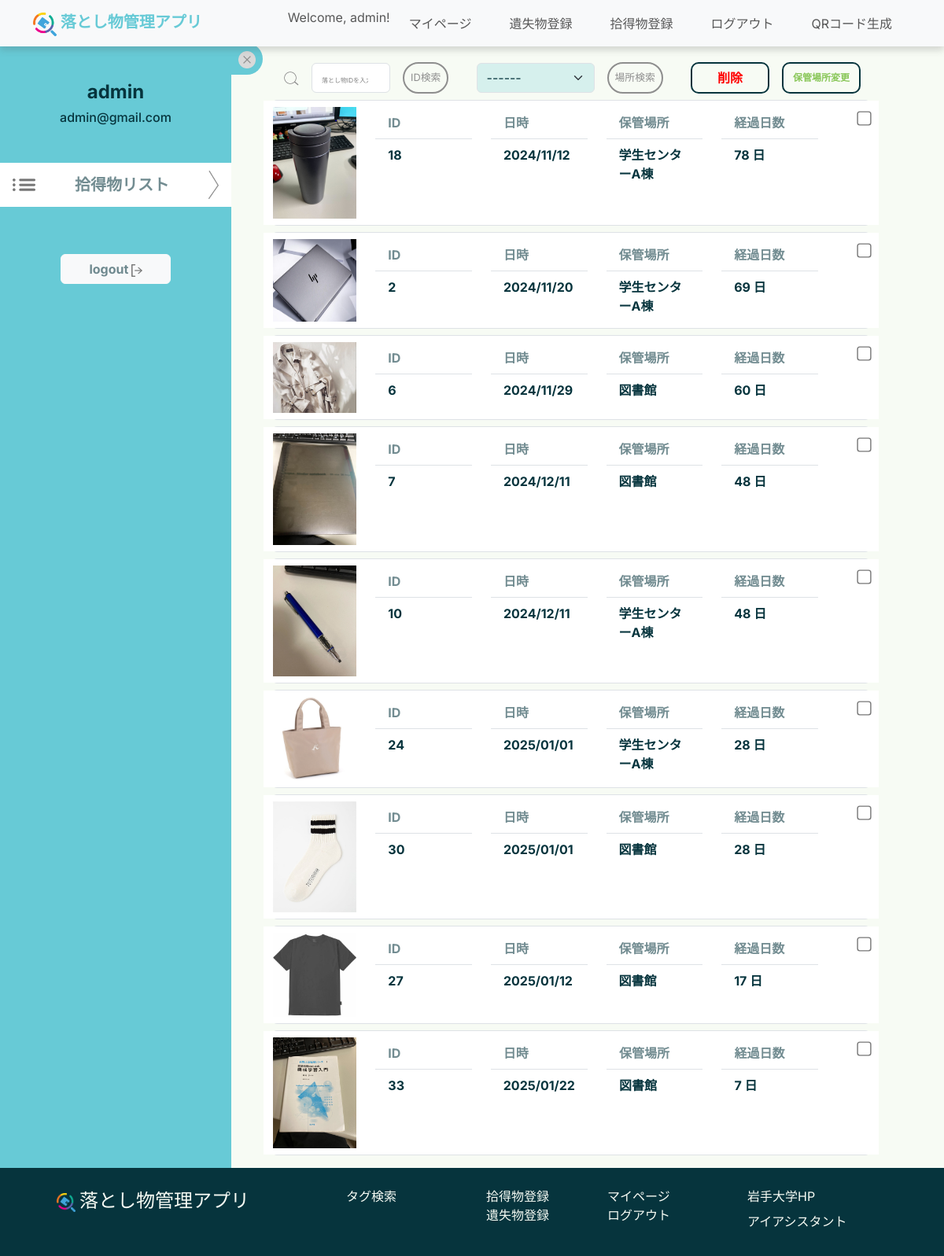
The page /mypage/administrator (signed in) on the database its author committed.
### top/models.py (models this page shows, shortened)
class ItemImage(models.Model):
    id = models.AutoField(primary_key=True)
    item = models.ForeignKey(Item, on_delete=models.CASCADE, verbose_name="Item")
    image_path = models.ImageField(upload_to='item_images/', max_length=255, blank=True, null=True,
                                   verbose_name='Item Images')
    uploaded_at = models.DateTimeField(auto_now_add=True, null=True, blank=True)

class Item(models.Model):
    item_id = models.AutoField(primary_key=True)
    item_name = models.ForeignKey(ItemsNameTag, on_delete=models.CASCADE, verbose_name="Item Name")
    PorD_location = models.ForeignKey(PickedOrDroppedLocationsTag, on_delete=models.CASCADE,
                                      verbose_name="Picked or Dropped Location")
    storage_location = models.ForeignKey(StorageLocationsTag, on_delete=models.CASCADE, verbose_name="Storage Location", null=True)
    item_type = models.IntegerField(verbose_name="Item Type", help_text="0: Found, 1: Lost")
    status = models.SmallIntegerField(verbose_name="Status", help_text="0: Pending, 1: In Progress, 2: Resolved")
    created_at = models.DateTimeField() # 時間を自動的に更新しない
    updated_at = models.DateTimeField(auto_now=True, null=True, blank=True)
    contact_email = models.EmailField(max_length=100, null=True, blank=True)
    contact_phone = models.CharField(max_length=20, null=True, blank=True)
    description = models.TextField(null=True, blank=True)

class StorageLocationsTag(models.Model):
    storage_location_id = models.AutoField(primary_key=True)
    storage_location_name = models.CharField(max_length=100, verbose_name="Storage Location Name",
                                             help_text="Name of the place to store lost items, e.g., administrative office, library, etc.")
    description = models.TextField(null=True, blank=True)
    def __str__(self):
        return self.storage_location_name

### mypage/views.py (the view, shortened to what this page needs)
# urls.py: path("administrator", views.admin_mypage, name="admin_mypage"),
def admin_mypage(request): # 未完成
    founditemimages = ItemImage.objects.select_related("item").order_by("item__created_at")
    founditemimages = founditemimages.filter(item__status=0) # status = 0の物品だけ表示
    storage_tags = StorageLocationsTag.objects.all()
    return render(request, "administrator.html", {"founditemimages": founditemimages, "storagetags": storage_tags})

### mypage/templates/administrator.html (shortened to what this page needs)
{% extends "base.html" %}
{% load static %}
{% block content %}
<form method="POST">
    <body>
        <div class="container-fluid row" style="display: flex; width: 100%">
            <div class="col-xl-3 col-sm-12 text-center" id="sidebar" style="background-color: #67CAD6">
                <h4 class="fw-bold mt-5">{{ user.username }}</h4>
                <h6 class="mb-5">{{ user.email }}</h6>
                <div class="list row d-flex justify-content-center align-items-center mt-5" style="color: #06343D90; background-color: #FFFFFF; margin-bottom:60px;">
                    <img src="{% static 'imgs\icons\LIST.png' %}" class="col-1" style="width: auto; height: 1em"></img>
                    <h4 class="my-3 col-8 fw-bold" style="font-size: 20px;">拾得物リスト</h4>
                    <img src="{% static 'imgs\icons\SCROLL ARROW side.png' %}" id="list-arrow" class="col-1" style="width: auto; height: auto"></img>
                </div>
                <a class="navbar-brand" href="{% url 'lostitem:logout' %}">
                    <button type="button" class="btn btn-light fw-bold logout mb-5" style="color: #06343D90; width: 140px">
                        logout
                        <img src="{% static 'imgs\icons\logout.png' %}" style="width:auto; height:1em">
                    </button>
                </a>
            </div>
            <button id="toggle-btn" class="btn btn-info btn-sm side-btn fw-bold">
                <img src="{% static 'imgs/icons/Component 3.png' %}" id="pls-btn" style="width: 22px; height: 22px;">
            </button>
            <div class="col-xl-8 col-sm-12 my-2" id="main-content">
                <div class="container-fluid">
                <div class="d-flex flex-column flex-md-row justify-content-between my-3 mb-3 mb-md-0 gap-3 ">
                    <div class="d-flex justify-content-center align-items-center">
                        <img src="{% static 'imgs\icons\SEARCH I.png' %}" class="me-3" width="22" height="22">
                        <input type="number" id="searchBox" name="IDsearch" class="form-control me-3" placeholder="落とし物IDを入力" style="width: 100px;" onkeyup="searchButtons()">
                        <button type="submit" class="top-seach-btn p-2" name="action" value="search" style="white-space: nowrap; ;">ID検索</button>
                    </div>
                    <div class="d-flex justify-content-center align-items-center">
                        <select id="location" style="width: 150px; background-color: #53C3D233; color: #06343D;" name="search_location" class="form-select me-3">
                            <option value="">------</option>
                        </select>
                        <button type="submit" class="top-seach-btn p-2" name="action" value="search_location" style="white-space: nowrap;">場所検索</button>
                    </div>
                    <div class="d-flex justify-content-center align-items-start">
                        <button type="button" class="btn btn-outline-secondary custom-red fw-bold me-3"
                                style="width: 100px; height: 40px; color: #ff0000; border-color: #06343D; border-width: 2px; border-radius: 10px;"
                                data-bs-toggle="modal" data-bs-target="#deleteModal">
                            削除
                        </button>
                        <button type="button" data-bs-toggle="modal" data-bs-target="#MovingMdl" class="btn btn-outline-secondary custom-green fw-bold"
                                style="width: 100px; height: 40px; color: #8ac75a; border-color: #06343D; border-width: 2px; border-radius: 10px; font-size: 12px;">
                            保管場所変更
                        </button>
                    </div>
                </div>
                </div>
                {% if founditemimages %}
                    <div id="content-desktop" style="display:none;">
                        {% for image in founditemimages %}
                            <div class="border my-2 rounded">
                                <div class="row" style="background-color: #FFFFFF;">
                                    <img src="{{ image.image_path.url }}" class="col-2 my-2">
                                    <div class="col my-2">
                                        <ul class="list-group list-group-flush no-underline">
                                            <li class="list-group-item fw-bold" style="color: #06343D90">ID</li>
                                            <li class="list-group-item fw-bold" style="color: #06343D">{{ image.item.item_id }}</li>
                                        </ul>
                                    </div>
                                    <div class="col my-2">
                                        <ul class="list-group list-group-flush no-underline">
                                            <li class="list-group-item fw-bold" style="color: #06343D90">日時</li>
                                            <li class="list-group-item fw-bold" style="color: #06343D">{{ image.item.created_at|date:"Y/m/d" }}</li>
                                        </ul>
                                    </div>
                                    <div class="col my-2">
                                        <ul class="list-group list-group-flush no-underline">
                                            <li class="list-group-item fw-bold" style="color: #06343D90">保管場所</li>
                                            <li class="list-group-item fw-bold" style="color: #06343D">{{ image.item.storage_location }}</li>
                                        </ul>
                                    </div>
                                    <div class="col my-2">
                                        <ul class="list-group list-group-flush no-underline">
                                            <li class="list-group-item fw-bold" style="color: #06343D90">経過日数</li>
                                            <li class="list-group-item fw-bold" style="color: #06343D">
                                                <span class="elapsed-days" data-created-at="{{ image.item.created_at|date:"Y-m-d H:i:s" }}"></span>
                                            </li>
                                        </ul>
                                    </div>
                                    <div class="d-flex align-items-start justify-content-end col-1 mt-3">
                                        <input type="checkbox" class="large-checkbox" name="selected_items" value="{{ image.item.item_id }}">
                                    </div>
                                </div>
                            </div>
                        {% endfor %}
                    </div>
                {% else %}
                    <br><br>
                    <p>そのような落とし物は登録されていません</p>
                {% endif %}
            </div>
        </div>
    </body>
</form>
{% endblock content %}

### templates/base.html (shortened to what this page needs)
{% load static %}
<!DOCTYPE html>
<html lang="en">
<head>
    <link rel="stylesheet" href="{% static 'css/style.css' %}">
    <link rel="stylesheet" href="{% static 'css/top.css' %}">
    <link rel="stylesheet" href="{% static 'css/lost_item_register.css' %}">
    <link href="https://cdn.jsdelivr.net/npm/bootstrap@5.3.3/dist/css/bootstrap.min.css" rel="stylesheet"
>
</head>
<body>
<main>
    <nav class="navbar fixed-top navbar-expand-lg navbar-light bg-light" id="header">
        <div class="container">
            <a class="navbar-brand" href="{% url 'top:home' %}">
                <img src="{% static 'imgs/illustrations/1. FINAL logo png.png' %}" alt="" width="30" height="24"
                     class="d-inline-block align-text-top img-fluid">
                落とし物管理アプリ
            </a>
            <div class="collapse navbar-collapse" id="navbarXL" align="right">
                <ul class="navbar-nav ml-auto">
                    {% if user.is_superuser %}
                        <li class="nav-item">
                            <span class="navbar-text">Welcome, {{ user.username }}!</span>
                        </li>
                        <li class="nav-item mx-3">
                            <a class="nav-link" href="{% url 'mypage:admin_mypage' %}">マイページ</a>
                        </li>
                        <li class="nav-item mx-3">
                            <a class="nav-link" href="{% url 'lostitem:tolostitemregister' %}">遺失物登録</a>
                        </li>
                        <li class="nav-item mx-3">
                            <a class="nav-link" href="{% url 'founditem:tofounditemregister' %}">拾得物登録</a>
                        </li>
                        <li class="nav-item mx-3">
                            <a class="nav-link" href="{% url 'lostitem:logout' %}">ログアウト</a>
                        </li>
                    {% endif %}
                    {% if user.is_authenticated and user.is_superuser %}
                         <div align="right">
                        <li class="nav-item mx-3">
                            <button class="nav-link btn btn-link" id="generateQrBtn">QRコード生成</button>
                        </li>
                        </div>
                    {% endif %}
                </ul>
            </div>
        </div>
    </nav>
    <div style="margin-top: 55px;">
        {% block content %}{% endblock %}
    </div>
</main>
</body>
<footer>
    <div class="row px-4 py-4 mt-0 mx-4 d-flex justify-content-center">
        <div class="footerlogo col-lg-4 col-sm-12 mb-4">
            <a class="footer-brand" href="{% url 'top:home' %}"><img src="{% static "imgs/illustrations/1. FINAL logo png.png" %}">落とし物管理アプリ</a>
        </div>
        <div class="footer-contents col-lg-8 col-sm-12 row">
            <div class="col-lg-3 col-sm-12 mb-3">
                <a class="footer-link" href="{% url 'top:home' %}#tag-search">タグ検索</a>
            </div>
            {% if user.is_superuser %}
                <div class="col-lg-3 col-sm-12 row mb-3">
                    <div class="col-12">
                        <a class="footer-link" href="{% url 'founditem:tofounditemregister' %}">拾得物登録</a>
                    </div>
                    <div class="col-12">
                        <a class="footer-link" href="{% url 'lostitem:tolostitemregister' %}">遺失物登録</a>
                    </div>
                </div>
                <div class="col-lg-3 col-sm-12 mb-3">
                    <div class="col-12">
                        <a class="footer-link" href="{% url 'mypage:admin_mypage' %}">マイページ</a>
                    </div>
                    <div class="col-12">
                        <a class="footer-link" href="{% url 'lostitem:logout' %}">ログアウト</a>
                    </div>
                </div>
            {% endif %}
            <div class="col-lg-3 col-sm-12 row">
                <div class="col-12">
                    <a class="footer-link" href="https://www.iwate-u.ac.jp/">岩手大学HP</a>
                </div>
                <div class="col-12">
                    <a class="footer-link" href="https://ia2.iwate-u.ac.jp/websyllabus/login/slbsCtlLogin.php">アイアシスタント</a>
                </div>
            </div>
        </div>
    </div>
</footer>
</html>

### static/css/style.css (style rules this page uses)
:root { --primary: #67CAD6; --body:#cef1f7; --background:#F7FBF4; --textcolor:#06343D; }
body { font-family: "Inter","Noto Sans JP", sans-serif !important; font-optical-sizing: auto; color:var(--textcolor) !important; background-color:var(--background)!important; }
.navbar { background-color: #FFFFFF !important; box-shadow: 0 5px 8px rgba(77, 77, 77, 0.204); transition: top 0.3s, opacity 0.3s; opacity: 1; }
.navbar .navbar-brand { color: var(--primary) !important; font-size: 20px; font-weight: 700; }
.navbar-collapse { text-align: right!important; justify-content: flex-end!important; }
footer { background-color: #06343D !important; color: var(--background); }
footer a { text-decoration: none; color: var(--background); }
.footer-brand { font-size:1.5rem!important; }
.footerlogo img { width: 1em; height: 1em; margin-right: 5px; vertical-align: auto; }

### static/css/top.css (style rules this page uses)
:root { --primary: #67CAD6; --body:#cef1f7; --background:#F7FBF4; --box-shadow:0 8px 22px rgba(77, 77, 77, 0.204); --textcolor:#06343D; }
.top-seach-btn { border: 2px solid #8e8e8e; color:#8e8e8e; background:var(--background); border-radius: 100vh; text-align: center; font-size: 0.8rem !important; }

### mypage/templates/administrator.html (style rules this page uses)
#sidebar, #toggle-btn, #main-content { transition: transform 0.5s ease; }
#pls-btn { transition: transform 1.2s ease; }
.side-btn { border-radius: 0 50px 50px 0; background-color: #67CAD6; color: #06343d; border: 0px solid #06343d80; width: 40px; height: 40px; }
#searchBox::placeholder { font-size: 8px; color: gray; }
.large-checkbox { transform: scale(1.8); }
.large-checkbox { transform: scale(1.4); }

### rows shown on the page
ItemImage: image_path (picture), item.item_id "18", item.created_at "2024/11/12", item.storage_location "学生センターA棟"
ItemImage: image_path (picture), item.item_id "2", item.created_at "2024/11/20", item.storage_location "学生センターA棟"
ItemImage: image_path (picture), item.item_id "6", item.created_at "2024/11/29", item.storage_location "図書館"
ItemImage: image_path (picture), item.item_id "7", item.created_at "2024/12/11", item.storage_location "図書館"
ItemImage: image_path (picture), item.item_id "10", item.created_at "2024/12/11", item.storage_location "学生センターA棟"
ItemImage: image_path (picture), item.item_id "24", item.created_at "2025/01/01", item.storage_location "学生センターA棟"
ItemImage: image_path (picture), item.item_id "30", item.created_at "2025/01/01", item.storage_location "図書館"
ItemImage: image_path (picture), item.item_id "27", item.created_at "2025/01/12", item.storage_location "図書館"
ItemImage: image_path (picture), item.item_id "33", item.created_at "2025/01/22", item.storage_location "図書館"

### other values the page prints
{{ user.username }} "admin"
{{ user.email }} "admin@gmail.com"
